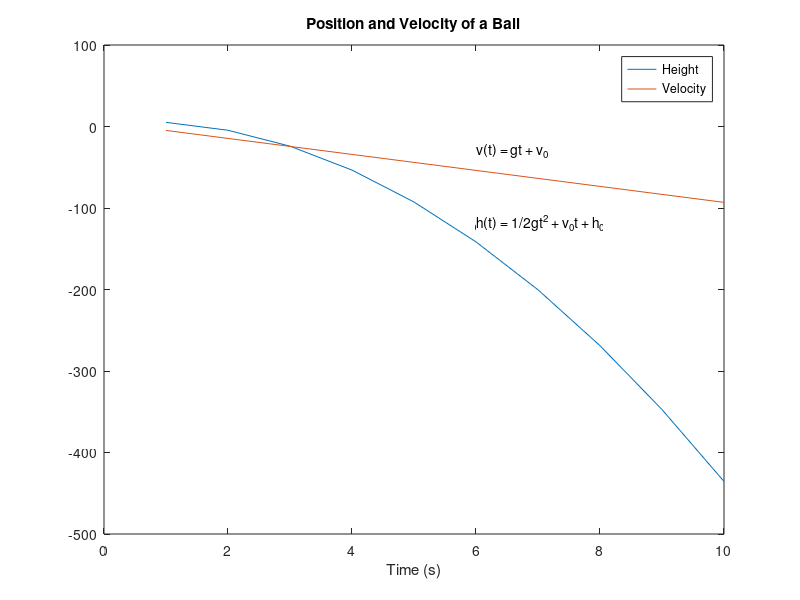

This chart was generated by the following MATLAB code:
%% 2.17 Exercises - 2.11
clear
clc

% Position and Velocity of a Ball
g = -9.81; % g is acceleration due to gravity
t = 1:10;

h0 = input('Enter a value for the initial height: ');
v0 = input('Enter a value for the initial velocity: ');

ht = (1/2)*g*t.^2 + v0*t + h0;
vt = g*t + v0;

plot(t, ht, t, vt)
title('Position and Velocity of a Ball')
xlabel('Time (s)')
text(t(6),vt(6) + 25,'v(t) = gt + v_0')
text(t(6),ht(6) + 25,'h(t) = 1/2gt^2 + v_0t + h_0')
legend('Height','Velocity')